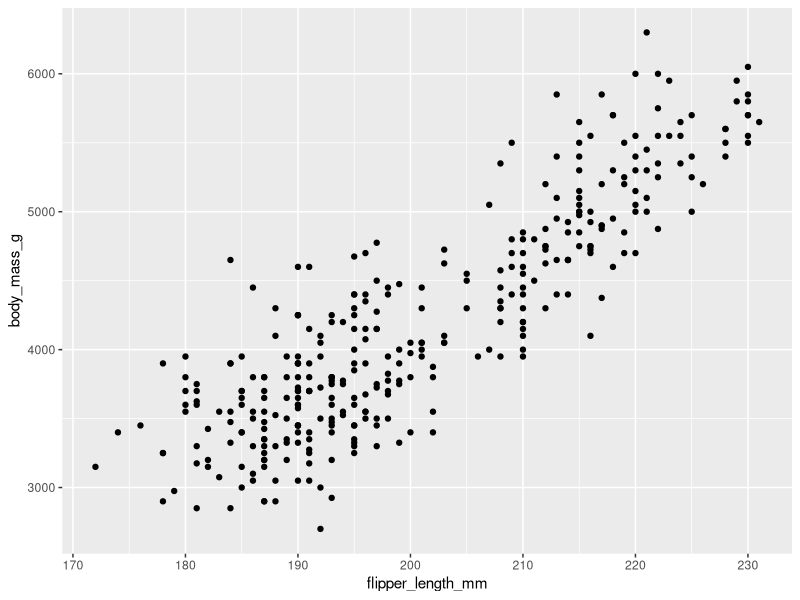
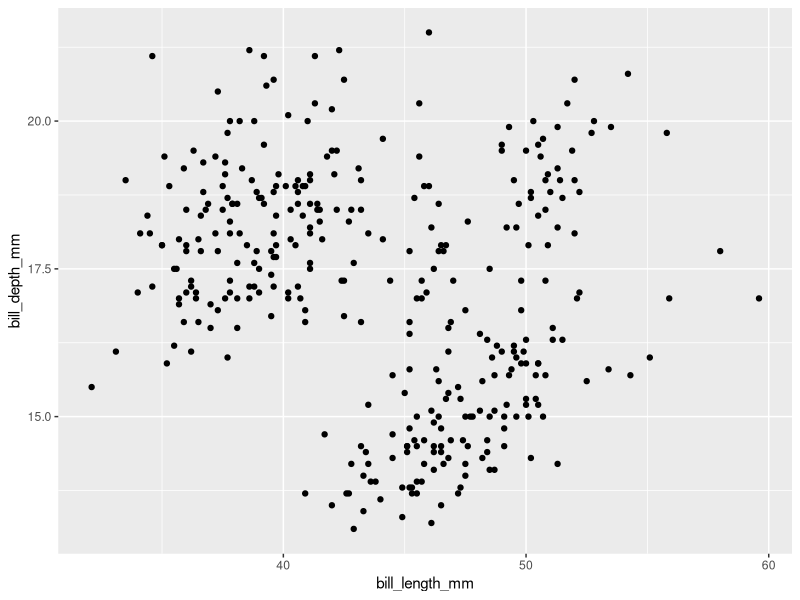
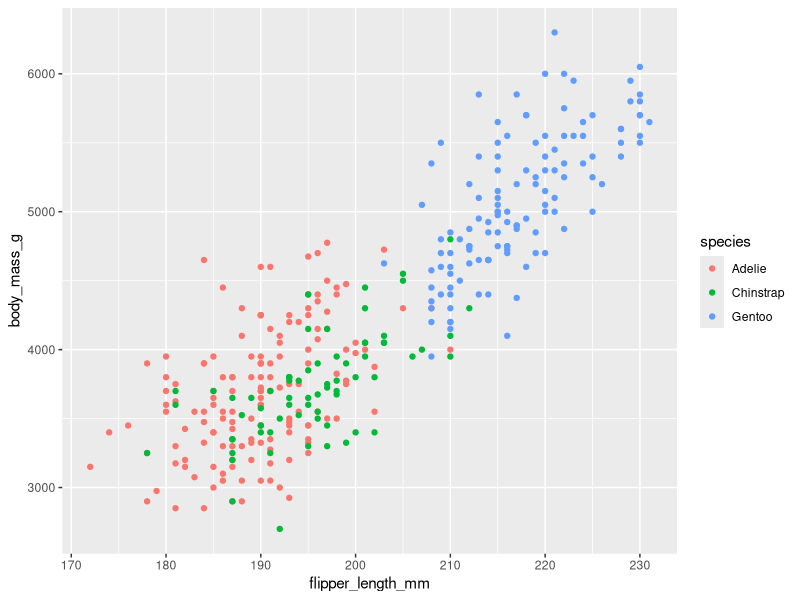
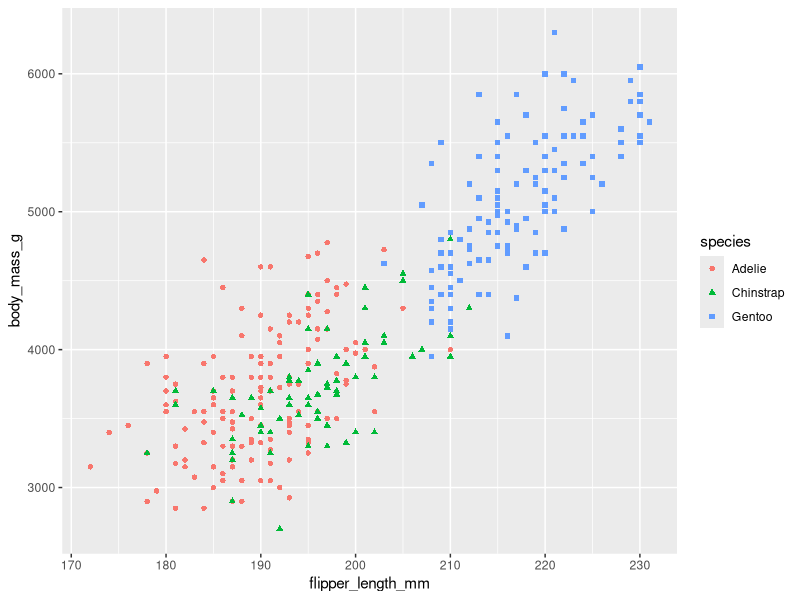
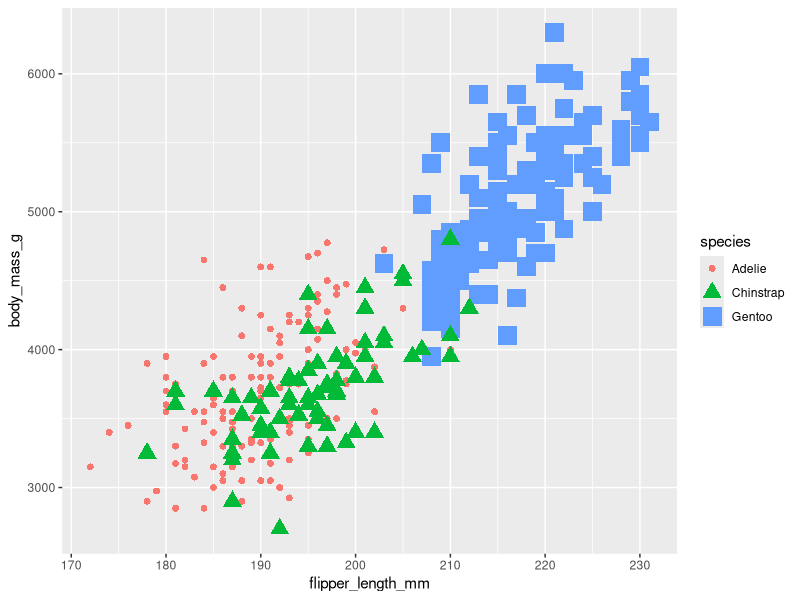
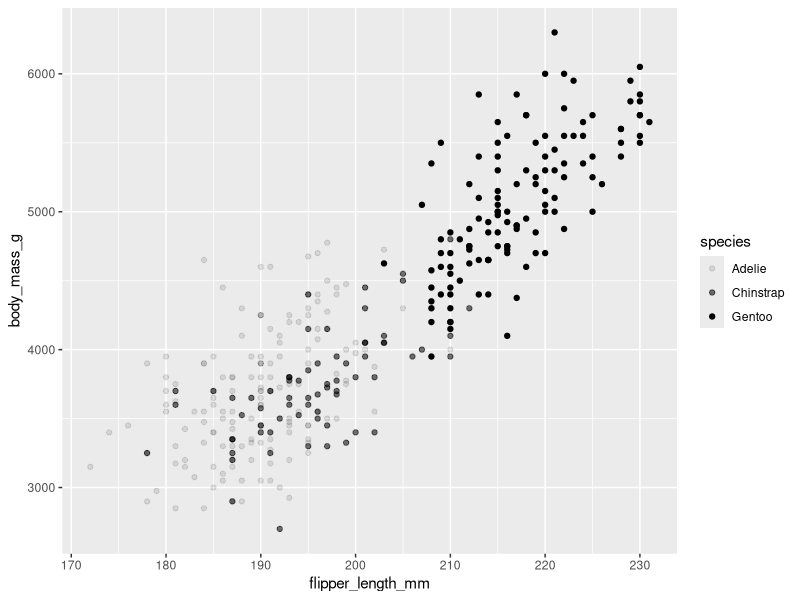
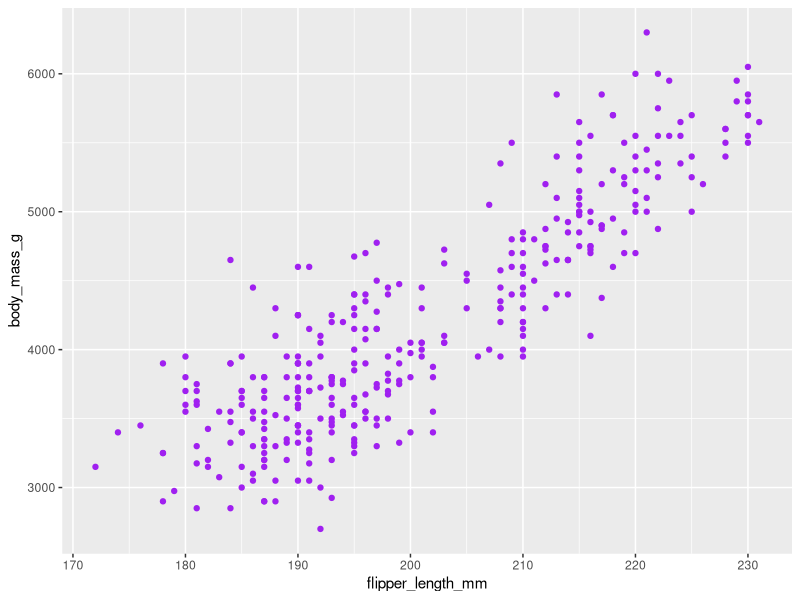
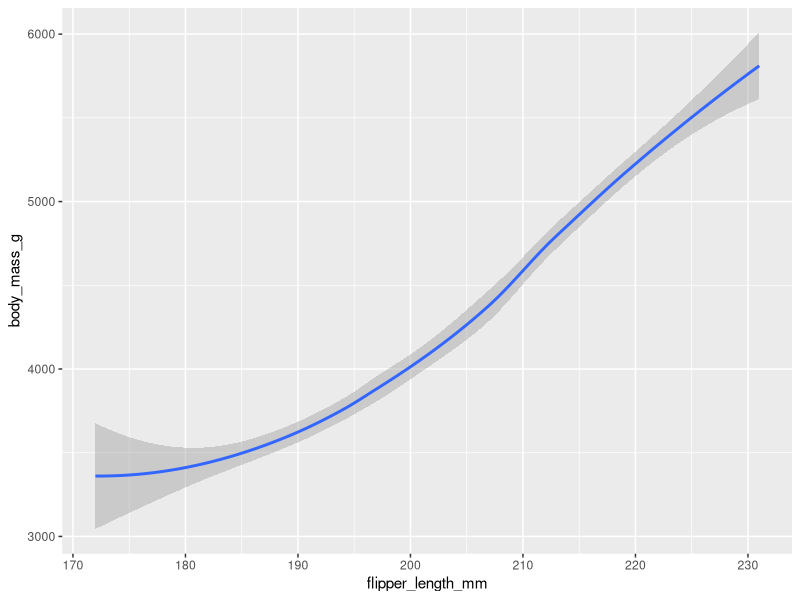

Recreate these plots in R, in order.
library("ggplot2")
library("palmerpenguins")

ggplot(data=penguins)+geom_point(mapping=aes(x=flipper_length_mm,y=body_mass_g))

ggplot(data=penguins)+geom_point(mapping=aes(x=bill_length_mm,y=bill_depth_mm))

ggplot(data=penguins)+geom_point(mapping=aes(x=flipper_length_mm,y=body_mass_g,color=species))

ggplot(data=penguins)+geom_point(mapping=aes(x=flipper_length_mm,y=body_mass_g,color=species,shape=species))

ggplot(data=penguins)+geom_point(mapping=aes(x=flipper_length_mm,y=body_mass_g,color=species,shape=species,size=species))

## alpha put a color difference in black and white
ggplot(data=penguins)+geom_point(mapping=aes(x=flipper_length_mm,y=body_mass_g,alpha=species))

## everything's in the same color
ggplot(data=penguins)+geom_point(mapping=aes(x=flipper_length_mm,y=body_mass_g),color="purple")

## plot a smooth line -> show trends
ggplot(data=penguins)+geom_smooth(mapping=aes(x=flipper_length_mm,y=body_mass_g))

## plot a smooth line with scatter points
ggplot(data=penguins)+
  geom_smooth(mapping=aes(x=flipper_length_mm,y=body_mass_g))+
  geom_point(mapping=aes(x=flipper_length_mm,y=body_mass_g))

## plot a smooth line for each type of penguins
ggplot(data=penguins)+geom_smooth(mapping=aes(x=flipper_length_mm,y=body_mass_g,linetype=species))

## jitter adds a small random noise to the each point in the plot to make overlapping points easy to find
ggplot(data=penguins)+geom_jitter(mapping=aes(x=flipper_length_mm,y=body_mass_g))

## plot bar charts
ggplot(data=diamonds)+geom_bar(mapping=aes(x=cut))

## add color on the outer side of bars
ggplot(data=diamonds)+geom_bar(mapping=aes(x=cut,color=cut))

## fill color in bars
ggplot(data=diamonds)+geom_bar(mapping=aes(x=cut,fill=cut))

## a stacked bar chart
ggplot(data=diamonds)+geom_bar(mapping=aes(x=cut,fill=clarity))

## facet_wrap creates a plot for each species
ggplot(data=penguins)+
  geom_point(mapping=aes(x=flipper_length_mm,y=body_mass_g,color=species))+
  facet_wrap(~species)
## or
ggplot(data=penguins,aes(x=flipper_length_mm,y=body_mass_g))+
  geom_point(aes(color=species))+
  facet_wrap(~species)

ggplot(data=diamonds)+
  geom_bar(mapping=aes(x=color,fill=cut))+
  facet_wrap(~cut)

## facet_grid splits the plot into facets vertically by the value of the first variable and horizontally by the value of the second variable.
ggplot(data=penguins)+
  geom_point(mapping=aes(x=flipper_length_mm,y=body_mass_g,color=species))+
  facet_grid(sex~species)

## focus on one variable -> plot is the same as facet_wrap
ggplot(data=penguins)+
  geom_point(mapping=aes(x=flipper_length_mm,y=body_mass_g,color=species))+
  facet_grid(~species)

ggplot(data=penguins)+
  geom_point(mapping=aes(x=flipper_length_mm,y=body_mass_g,color=species))+
  facet_grid(~sex)

## add titles
ggplot(data=penguins)+
  geom_point(mapping=aes(x=flipper_length_mm,y=body_mass_g,color=species))+
  labs(title="Palmer Penguins: Body Mass vs. Flipper Length")

## add subtitles
ggplot(data=penguins)+
  geom_point(mapping=aes(x=flipper_length_mm,y=body_mass_g,color=species))+
  labs(title="Palmer Penguins: Body Mass vs. Flipper Length", subtitle="Sample of Three Penguin Species")

## add captions
ggplot(data=penguins)+
  geom_point(mapping=aes(x=flipper_length_mm,y=body_mass_g,color=species))+
  labs(title="Palmer Penguins: Body Mass vs. Flipper Length", subtitle="Sample of Three Penguin Species", 
       caption="Data collected by Dr. Kristen Gormen")

## add text inside graph
ggplot(data=penguins)+
  geom_point(mapping=aes(x=flipper_length_mm,y=body_mass_g,color=species))+
  labs(title="Palmer Penguins: Body Mass vs. Flipper Length", subtitle="Sample of Three Penguin Species", 
       caption="Data collected by Dr. Kristen Gormen")+
  annotate("text",x=218,y=3500,label="The Gentoos are the largest")

## add color, text shape, text size, and angle
ggplot(data=penguins)+
  geom_point(mapping=aes(x=flipper_length_mm,y=body_mass_g,color=species))+
  labs(title="Palmer Penguins: Body Mass vs. Flipper Length", subtitle="Sample of Three Penguin Species", 
       caption="Data collected by Dr. Kristen Gormen")+
  annotate("text",x=218,y=3500,label="The Gentoos are the largest",color="purple",
           fontface="bold",size=4.5, angle=30)

p <- ggplot(data=penguins)+geom_point(mapping=aes(x=flipper_length_mm,y=body_mass_g,color=species))+
  labs(title="Palmer Penguins: Body Mass vs. Flipper Length", subtitle="Sample of Three Penguin Species", 
       caption="Data collected by Dr. Kristen Gormen")
p+annotate("text",x=218,y=3500,label="The Gentoos are the largest",color="purple",
           fontface="bold",size=4.5, angle=30)

## save plots
ggplot(data=penguins)+
  geom_point(mapping=aes(x=flipper_length_mm,y=body_mass_g,color=species))
ggsave("Three_Penguin_Species.png")
